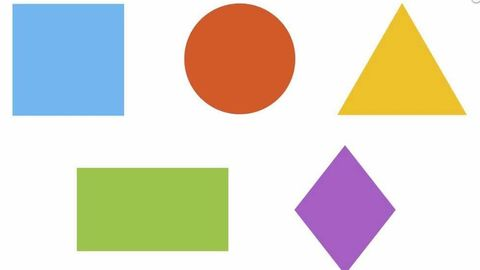
#> input picture Obketos.jpg, 480 x 270 px
$ jupyter execute Formas.ipynb
#> lines starting #> are read from the running program, lines starting #| are printed output that depends on the picture; after the words box and inside, x2 and y2 are one past the last pixel; in counts of white or black regions, pixels touching at a corner belong together
[cell 1]
import cv2
import numpy as np
import matplotlib.pyplot as plt

img = cv2.imread('Obketos.jpg')
#> img is the input picture: shape (270, 480, 3); mean B, G, R 203.9, 217.4, 221.8

img_rgb = cv2.cvtColor(img, cv2.COLOR_BGR2RGB)

gris = cv2.cvtColor(img, cv2.COLOR_BGR2GRAY)
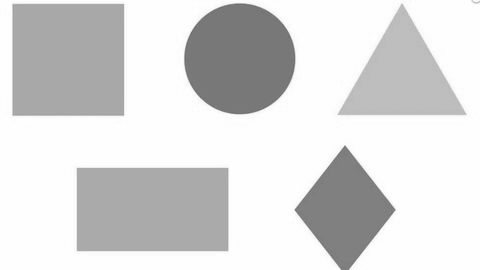
#> gris: shape (270, 480); min 100, max 255, mean 217.2

ret, umbral = cv2.threshold(gris, 200, 255, cv2.THRESH_BINARY_INV)
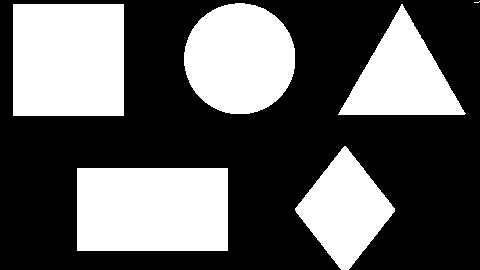
#> umbral: shape (270, 480); 37.4% white; 6 white regions (1 under 20 px)

contornos, Tipo = cv2.findContours(umbral, cv2.RETR_EXTERNAL, cv2.CHAIN_APPROX_SIMPLE)
#> contornos = 6 contours, 1 with area under 20; largest, box (x1, y1, x2, y2) and area: (77, 168, 228, 251) 12300, (13, 4, 124, 116) 12210, (184, 3, 295, 114) 9574, (338, 4, 466, 115) 6984, (295, 146, 395, 270) 6456; Tipo = [[1, -1, -1, -1], [2, 0, -1, -1], [3, 1, -1, -1], [4, 2, -1, -1], [5, 3, -1, -1], [-1, 4, -1, -1]]

contar = contornos[0]
#> contar = [[77, 168], [77, 250], [227, 250], [227, 168]]

momento = cv2.moments(contar)
#> momento = moments, m00 12300, centre m10/m00, m01/m00 = (152, 209)
cX = int(momento["m10"]/momento["m00"]) #Centroide
#> cX = 152
cY = int(momento["m01"]/momento["m00"])
#> cY = 209

area = cv2.contourArea(contar)
#> area = 12300
print("-------Area: ", area)
#| -------Area:  12300.0

area = cv2.contourArea(contar)

perimetro = cv2.arcLength(contar, True)
#> perimetro = 464

print("-------Perimetro: ", perimetro)
#| -------Perimetro:  464.0
cv2.circle(img_rgb, (cX, cY), 5, (0, 0, 255), -1)
#> img_rgb: shape (270, 480, 3); mean R, G, B 221.7, 217.3, 204


cv2.drawContours(img_rgb, [contar], -1, (0, 0, 255), 2)
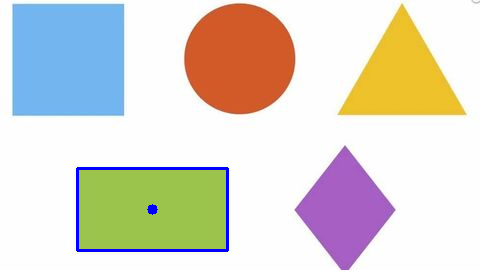
#> img_rgb: shape (270, 480, 3); mean R, G, B 219.8, 215.1, 205.3
plt.figure(figsize=(15, 10))
plt.subplot(2, 2, 1)
plt.title('Imagen Original')
plt.imshow(cv2.cvtColor(img, cv2.COLOR_BGR2RGB))
plt.axis('off')
plt.subplot(2, 2, 2)
plt.title('Imagen en RGB')
plt.imshow(img_rgb)
plt.axis('off')
plt.subplot(2, 2, 3)
plt.title('Imagen en Escala de Grises')
plt.imshow(gris, cmap='gray')
plt.axis('off')
plt.subplot(2, 2, 4)
plt.title('Imagen Binarizada')
plt.imshow(umbral, cmap='gray')
plt.axis('off')

plt.tight_layout()
plt.show()
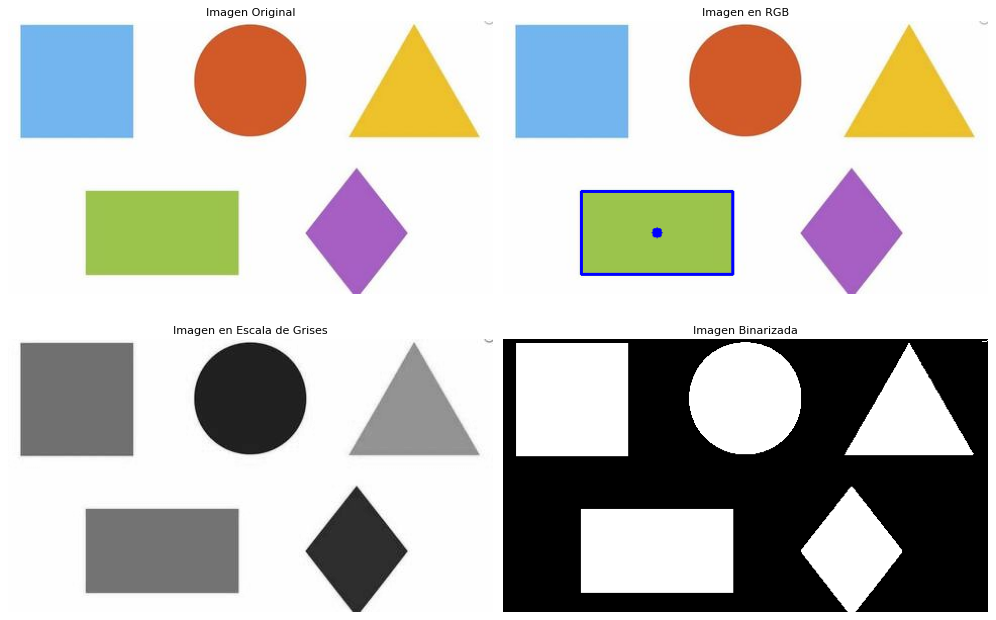
#> figure drawn by matplotlib, 4 panels

[cell 2]
import cv2
import numpy as np
import matplotlib.pyplot as plt

img = cv2.imread('Obketos.jpg')

img_rgb = cv2.cvtColor(img, cv2.COLOR_BGR2RGB)

gris = cv2.cvtColor(img, cv2.COLOR_BGR2GRAY)

ret, umbral = cv2.threshold(gris, 200, 255, cv2.THRESH_BINARY_INV)

contornos, jerarquia = cv2.findContours(umbral, cv2.RETR_EXTERNAL, cv2.CHAIN_APPROX_SIMPLE)
#> jerarquia has the same summary as Tipo

img_contornos = img_rgb.copy()

for i, contar in enumerate(contornos):
    momento = cv2.moments(contar)
    if momento["m00"] != 0:
        cX = int(momento["m10"] / momento["m00"])
        cY = int(momento["m01"] / momento["m00"])
    else:
        cX, cY = 0, 0

    area = cv2.contourArea(contar)

    perimetro = cv2.arcLength(contar, True)

    cadena = f"P: {perimetro} A: {area}"

    cv2.putText(img_contornos, cadena, (cX- 50, cY- 50), cv2.FONT_HERSHEY_SIMPLEX, 0.4, (0,0,255,1))

    cv2.circle(img_contornos, (cX, cY), 5, (0, 0, 255), -1)

    cv2.drawContours(img_contornos, [contar], -1, (0, 0, 255), 2)
#> this loop made 6 passes
#> (contar, cX, cY, area, perimetro, cadena) on passes 1, 4: ([[77, 168], [77, 250], [227, 250], [227, 168]], 152, 209, 12300, 464, 'P: 464.0 A: 12300.0'), ([[13, 4], [13, 115], [123, 115], [123, 4]], 68, 59, 12210, 442, 'P: 442.0 A: 12210.0')
#> (cX, cY, area, perimetro, cadena) on passes 2, 3, 5: (344, 209, 6456, 332.7, 'P: 332.7005695104599 A: 6456.0'), (401, 77, 6983.5, 399.6, 'P: 399.60511922836304 A: 6983.5'), (239, 58, 9574.5, 365.6, 'P: 365.60512030124664 A: 9574.5')
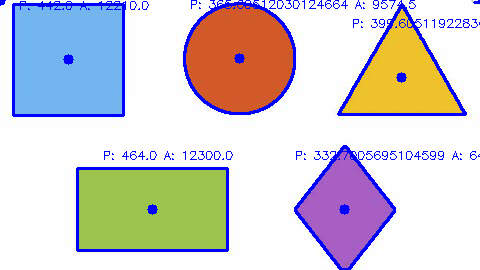
#> img_contornos: shape (270, 480, 3); mean R, G, B 208.7, 204.7, 209.1

plt.figure(figsize=(15, 10))

plt.subplot(2, 2, 1)
plt.title('Imagen Original')
plt.imshow(cv2.cvtColor(img, cv2.COLOR_BGR2RGB))
plt.axis('off')

plt.subplot(2, 2, 2)
plt.title('Imagen en RGB con Contornos y Centroides')
plt.imshow(img_contornos)
plt.axis('off')

plt.subplot(2, 2, 3)
plt.title('Imagen en Escala de Grises')
plt.imshow(gris, cmap='gray')
plt.axis('off')

plt.subplot(2, 2, 4)
plt.title('Imagen Binarizada')
plt.imshow(umbral, cmap='gray')
plt.axis('off')

plt.tight_layout()
plt.show()
